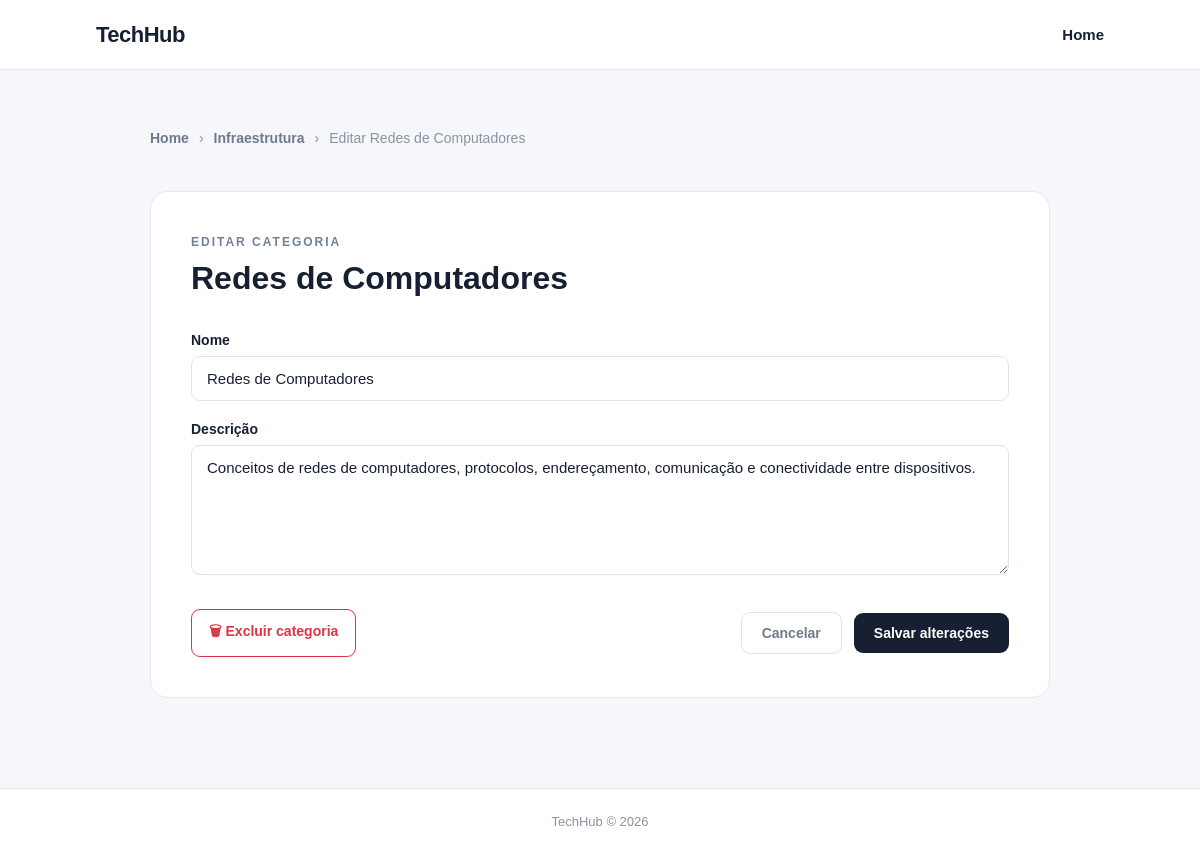
The page /gerenciar/categoria/1/editar/ on the database its author committed.
### estudos/models.py (models this page shows, shortened)
class Categoria(models.Model):
    nome = models.CharField(max_length=100)
    slug = models.SlugField(blank=True)
    descricao = models.TextField(blank=True)
    area = models.ForeignKey(
        Area,
        on_delete=models.CASCADE,
        related_name="categorias"
    )

class Area(models.Model):
    nome = models.CharField(max_length=100)
    slug = models.SlugField(blank=True)
    descricao = models.TextField(blank=True)
    icone = models.CharField(max_length=10, default="📚")

### estudos/views.py (the view, shortened to what this page needs)
# urls.py: path("gerenciar/categoria/<int:categoria_id>/editar/",editar_categoria,name="editar_categoria"),
def editar_categoria(request, categoria_id):
    categoria = get_object_or_404(
        Categoria,
        id=categoria_id
    )
    contexto = {
        "categoria": categoria
    }
    return render(
        request,
        "estudos/editar_categoria.html",
        contexto
    )

### estudos/templates/estudos/editar_categoria.html (shortened to what this page needs)
{% load static %}
<!DOCTYPE html>
<html lang="pt-BR">
<head>
    <link
        rel="stylesheet"
        href="{% static 'estudos/css/style.css' %}"
    >
</head>
<body>
<header class="menu">
    <div class="logo">
        TechHub
    </div>
    <nav>
        <a href="{% url 'home' %}">
            Home
        </a>
    </nav>
</header>
<main>
    <section class="pagina-edicao">
        <div class="breadcrumb">
            <a href="{% url 'home' %}">
                Home
            </a>
            <span>›</span>
            <a href="{% url 'area_detail' categoria.area.slug %}">
                {{ categoria.area.nome }}
            </a>
            <span>›</span>
            <span>
                Editar {{ categoria.nome }}
            </span>
        </div>
        <div class="formulario-edicao">
            <span class="tag">
                EDITAR CATEGORIA
            </span>
            <h1>
                {{ categoria.nome }}
            </h1>
            <form method="POST">
                <label for="nome">
                    Nome
                </label>
                <input
                    type="text"
                    id="nome"
                    name="nome"
                    value="{{ categoria.nome }}"
                    required
                >
                <label for="descricao">
                    Descrição
                </label>
                <textarea
                    id="descricao"
                    name="descricao"
                    rows="6"
                >{{ categoria.descricao }}</textarea>
                <div class="acoes-edicao">
                    <button
                        type="submit"
                        form="form-excluir-categoria"
                        class="botao-excluir"
                    >
                        🗑 Excluir categoria
                    </button>
                    <div class="acoes-principais">
                        <a
                            href="{% url 'area_detail' categoria.area.slug %}"
                            class="botao-cancelar"
                        >
                            Cancelar
                        </a>
                        <button
                            type="submit"
                            class="botao-salvar"
                        >
                            Salvar alterações
                        </button>
                    </div>
                </div>
            </form>
        </div>
    </section>
</main>
<footer>
    <p>
        TechHub © 2026
    </p>
</footer>
</body>
</html>

### estudos/static/estudos/css/style.css (style rules this page uses)
* { margin: 0; padding: 0; box-sizing: border-box; }
body { font-family: Arial, Helvetica, sans-serif; background: #f5f7fb; color: #172033; min-height: 100vh; display: flex; flex-direction: column; }
.menu { height: 70px; padding: 0 8%; display: flex; align-items: center; justify-content: space-between; background: white; border-bottom: 1px solid #e5e8ee; }
.logo { font-size: 22px; font-weight: 700; letter-spacing: -0.5px; }
.menu nav a { text-decoration: none; color: #172033; font-size: 15px; font-weight: 600; }
main { flex: 1; display: flex; justify-content: center; }
.tag { font-size: 12px; font-weight: 700; letter-spacing: 2px; color: #718096; }
footer { padding: 25px 8%; text-align: center; color: #8a93a2; font-size: 13px; border-top: 1px solid #e5e8ee; background: white; }
.breadcrumb { display: flex; align-items: center; gap: 10px; margin-bottom: 45px; font-size: 14px; color: #8a93a2; }
.breadcrumb a { color: #6f7a8c; text-decoration: none; font-weight: 600; }
.pagina-edicao { width: 84%; max-width: 900px; padding: 60px 0 90px; }
.formulario-edicao { margin-top: 35px; padding: 40px; background: white; border: 1px solid #e4e8ef; border-radius: 18px; }
.formulario-edicao h1 { margin: 10px 0 35px; font-size: 32px; }
.formulario-edicao label { display: block; margin: 20px 0 8px; font-size: 14px; font-weight: 700; }
.formulario-edicao input, .formulario-edicao textarea, .formulario-edicao select { width: 100%; padding: 13px 15px; border: 1px solid #dfe3ea; border-radius: 9px; background: white; color: #172033; font-family: Arial, Helvetica, sans-serif; font-size: 15px; }
.formulario-edicao textarea { resize: vertical; }
.acoes-edicao { display: flex; justify-content: flex-end; align-items: center; gap: 12px; margin-top: 30px; }
.botao-cancelar, .botao-salvar { padding: 12px 20px; border-radius: 9px; font-size: 14px; font-weight: 700; text-decoration: none; cursor: pointer; }
.botao-cancelar { border: 1px solid #dfe3ea; background: white; color: #707b8d; }
.botao-salvar { border: none; background: #172033; color: white; }
.acoes-edicao { display: flex; justify-content: space-between; align-items: center; gap: 12px; margin-top: 30px; }
.botao-excluir { padding: 11px 17px; border: 1px solid #dc3545; border-radius: 9px; background: white; color: #dc3545; font-size: 14px; font-weight: 700; cursor: pointer; transition: all 0.2s ease; }
.acoes-principais { display: flex; align-items: center; gap: 12px; }

### rows shown on the page
Categoria: area.nome "Infraestrutura", nome "Redes de Computadores", descricao "Conceitos de redes de computadores, protocolos, endereçamento, comunicação e conectividade entre dispositivos."
